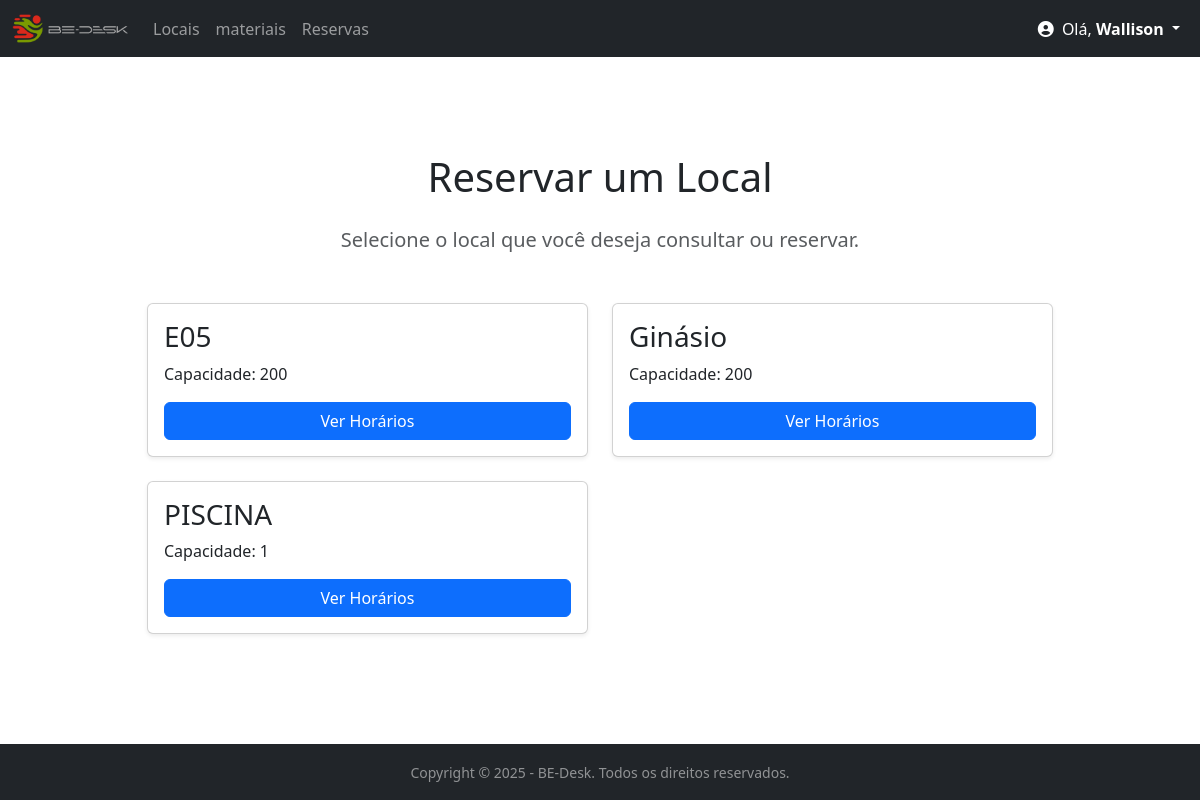
The page /locais/ (signed in) on the database as committed earlier.
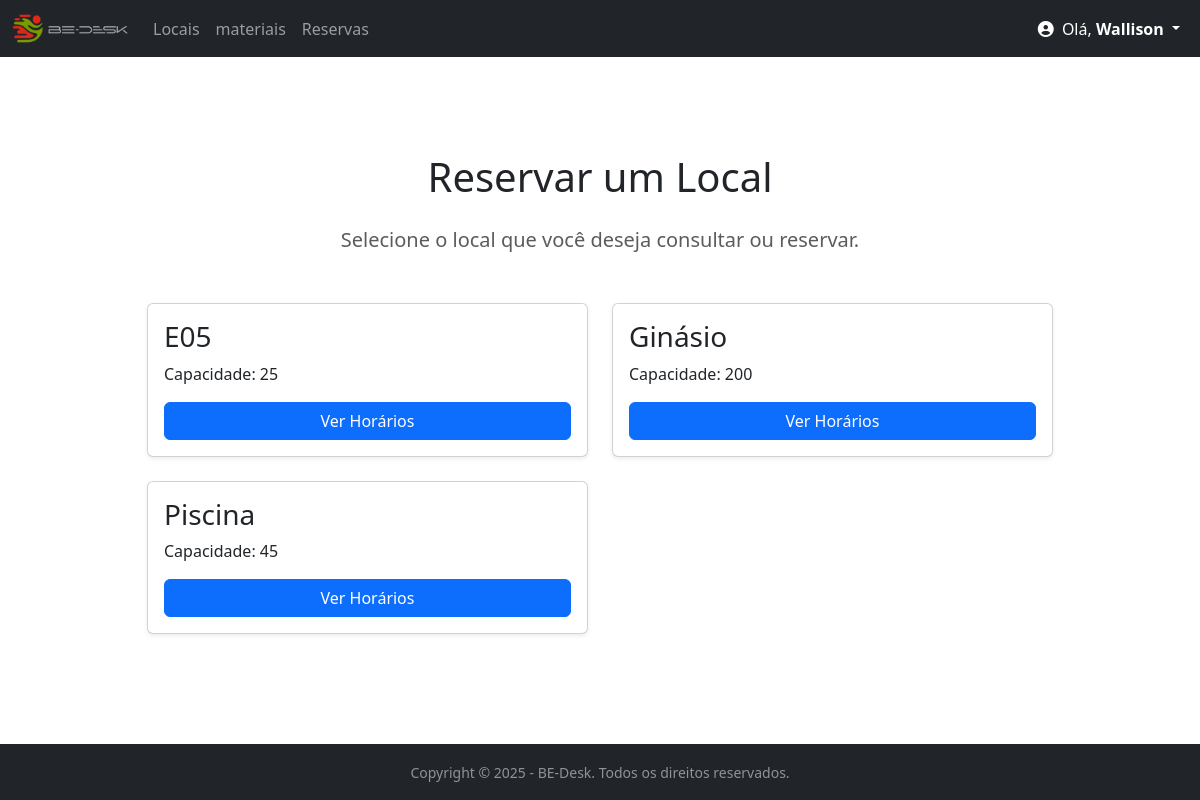
The same page on the database as committed later.
### bedesk/models.py (models this page shows, shortened)
class Sala(models.Model):
    nome = models.CharField(max_length=100)
    capacidade = models.IntegerField(default=1)

### bedesk/views.py (the view)
# urls.py: path('locais/', views.lista_locais, name='lista_locais'),
@login_required
def lista_locais(request):
    locais = Sala.objects.all().order_by('nome')
    context = {
        'locais': locais
    }
    return render(request, 'bedesk/lista_locais.html', context)

### bedesk/context_processors.py (called while the page is built)
def notificacoes_pendentes(request):
    total_pendentes = 0
    if request.user.is_authenticated and request.user.is_staff:
        salas_pendentes_count = Agendamento.objects.filter(status='PENDENTE').count()
        recursos_pendentes_count = ReservaRecurso.objects.filter(status='PENDENTE').count()
        total_pendentes = salas_pendentes_count + recursos_pendentes_count
    return {
        'pendentes_count': total_pendentes
    }

### bedesk/templates/bedesk/lista_locais.html (shortened to what this page needs)
{% extends 'bedesk/base.html' %}
{% block content %}
<div class="container mt-5">
    <div class="row justify-content-center">
        <div class="col-md-10">
            <h1 class="text-center mb-4">Reservar um Local</h1>
            <p class="text-center text-muted fs-5 mb-5">
                Selecione o local que você deseja consultar ou reservar.
            </p>
            <div class="row">
                {% for local in locais %}
                <div class="col-md-6 mb-4">
                    <div class="card h-100 shadow-sm">
                        <div class="card-body d-flex flex-column">
                            <h3 class="card-title">{{ local.nome }}</h3>
                            <p class="card-text">
                                Capacidade: {{ local.capacidade|default:"Não informada" }}
                            </p>
                            <a href="{% url 'detalhe_sala' local.nome %}" class="btn btn-primary mt-auto">
                                Ver Horários
                            </a>
                        </div>
                    </div>
                </div>
                {% empty %}
                <div class="col-12">
                    <div class="alert alert-warning" role="alert">
                        Nenhum local cadastrado no sistema ainda.
                    </div>
                </div>
                {% endfor %}
                </div>
        </div>
    </div>
</div>
{% endblock %}

Rows that differ between the two databases and show on the page:
changed Sala (number 1 of 3 on the later page): capacidade "200" → "25"
changed Sala: nome "PISCINA" → "Piscina"; capacidade "1" → "45"
